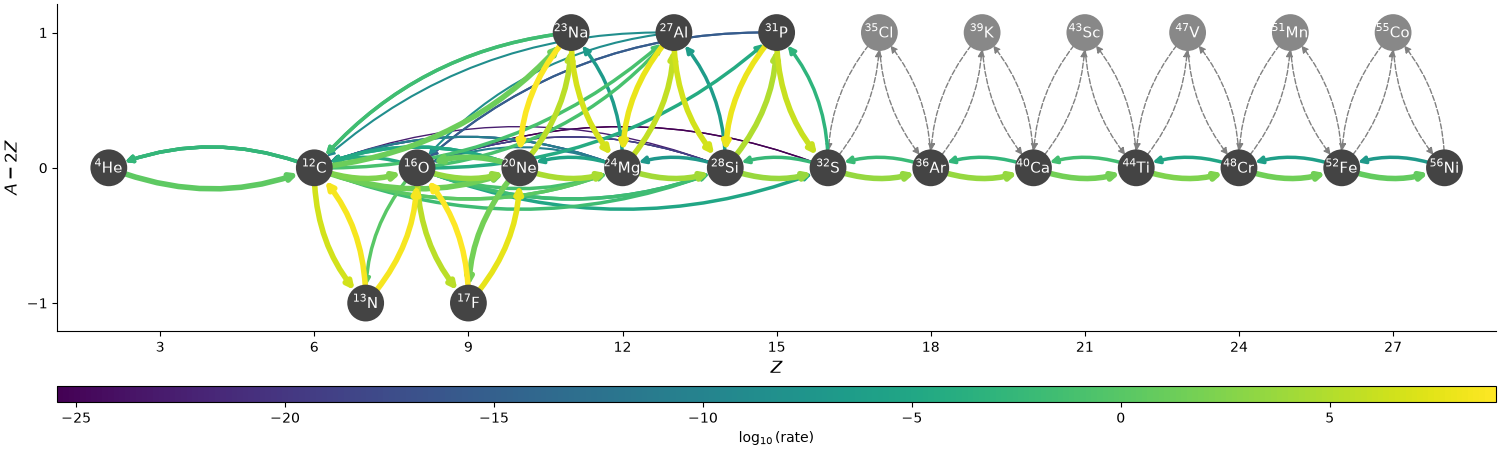

Source code (Python):
# an approximate network for He/C burning with key rates
# to bypass the C12(a,g)O16 rate.
# This is fully-compatible with NSE.

import pynucastro as pyna
from pynucastro.networks import AmrexAstroCxxNetwork

DO_DERIVED_RATES = True

def get_library():

    reaclib_lib = pyna.ReacLibLibrary()

    all_reactants = ["p",
                     "he4", "c12", "o16", "ne20", "mg24", "si28", "s32",
                     "ar36", "ca40", "ti44", "cr48", "fe52", "ni56",
                     "al27", "p31", "cl35", "k39", "sc43", "v47", "mn51", "co55",
                     "n13", "f17", "na23"]

    subch = reaclib_lib.linking_nuclei(all_reactants)

    # in this list, we have the reactants, the actual reactants,
    # and modified products that we will use instead
    other_rates = [("c12(c12,n)mg23", "mg24"),
                   ("o16(o16,n)s31", "s32"),
                   ("o16(c12,n)si27", "si28")]

    for r, mp in other_rates:
        _r = reaclib_lib.get_rate_by_name(r)
        forward_rate = pyna.ModifiedRate(_r, new_products=[mp])
        derived_rate = pyna.DerivedRate(forward_rate, use_pf=True)
        subch += pyna.Library(rates=[forward_rate, derived_rate])

    # C12+Ne20 and reverse
    # (a,g) links between Na23 and Al27
    # (a,g) links between Al27 and P31

    rates_to_remove = ["p31(p,c12)ne20",
                       "si28(a,c12)ne20",
                       "ne20(c12,p)p31",
                       "ne20(c12,a)si28",
                       "na23(a,g)al27",
                       "al27(g,a)na23",
                       "al27(a,g)p31",
                       "p31(g,a)al27"]

    for r in rates_to_remove:
        print("removing: ", r)
        _r = subch.get_rate_by_name(r)
        subch.remove_rate(_r)

    if DO_DERIVED_RATES:
        rates_to_derive = subch.backward().get_rates()

        # now for each of those derived rates, look to see if the pair exists

        for r in rates_to_derive:
            fr = subch.get_rate_by_nuclei(r.products, r.reactants)
            if fr:
                print(f"modifying {r} from {fr}")
                subch.remove_rate(r)
                d = pyna.DerivedRate(fr, use_pf=True)
                subch.add_rate(d)

    # Remove reaclib o16(p,g)f17 and its derived rate
    # and add IliadisO16pgF17 and its corresponding derived rate
    rates_to_remove = ["o16(p,g)f17", "f17(g,p)o16"]
    for r in rates_to_remove:
        _r = subch.get_rate_by_name(r)
        subch.remove_rate(_r)

    iliadis = pyna.rates.alternate_rates.IliadisO16pgF17()
    iliadis_derived = pyna.DerivedRate(iliadis, use_pf=True)

    subch.add_rate(iliadis)
    subch.add_rate(iliadis_derived)

    return subch


def create_network():

    subch = get_library()

    # these are the rates that we are going to allow to be optionally
    # zeroed
    r1 = subch.get_rate_by_name("c12(p,g)n13")
    r2 = subch.get_rate_by_name("n13(he4,p)o16")

    net = AmrexAstroCxxNetwork(libraries=[subch], disable_rate_params=[r1, r2])
    net.make_ap_pg_approx(intermediate_nuclei=["cl35", "k39", "sc43", "v47", "mn51", "co55"])
    net.remove_nuclei(["cl35", "k39", "sc43", "v47", "mn51", "co55"])

    return net


def doit():

    net = create_network()

    net.summary()

    comp = pyna.Composition(net.get_nuclei())
    comp.set_all(0.1)
    comp.set_nuc("he4", 0.95)
    comp.normalize()

    rho = 1.e7
    T = 3.e9

    net.plot(rho, T, comp, outfile="ase_test.png",
             rotated=True, hide_xalpha=True, curved_edges=True,
             size=(1500, 450),
             node_size=600, node_font_size=11,
             Z_range=(1, 29))

    net.write_network()


if __name__ == "__main__":
    doit()
